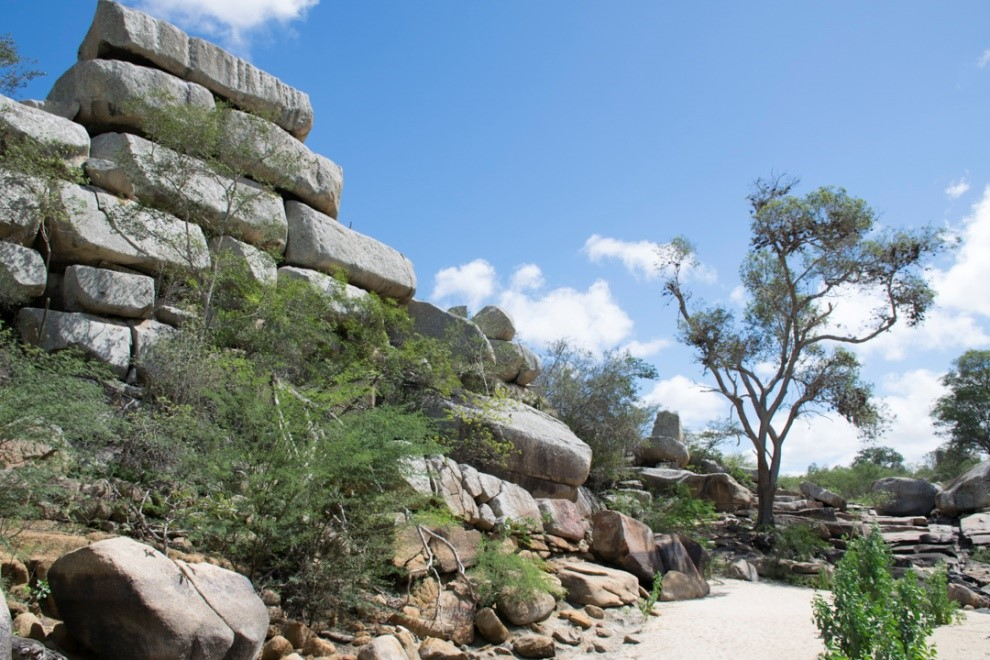
%> input picture imagem_03.jpg, 990 x 660 px
$ octave questao_03.m   (GNU Octave 9; MATLAB toolbox functions it lacks are replaced by stand-ins)
%> lines starting %> are read from the running program, lines starting %| are printed output that depends on the picture; in (x1, y1, x2, y2) boxes, pixels count from 0 and x2, y2 are one past the last pixel; in counts of white or black regions, pixels touching at a corner belong together; the program's own positions count from 1
pkg load image;
img = imread("imagem_03.jpg");
%> img is the input picture: size 660x990x3 uint8; mean R, G, B 121.9, 138, 146.1
l = rgb2gray(img);
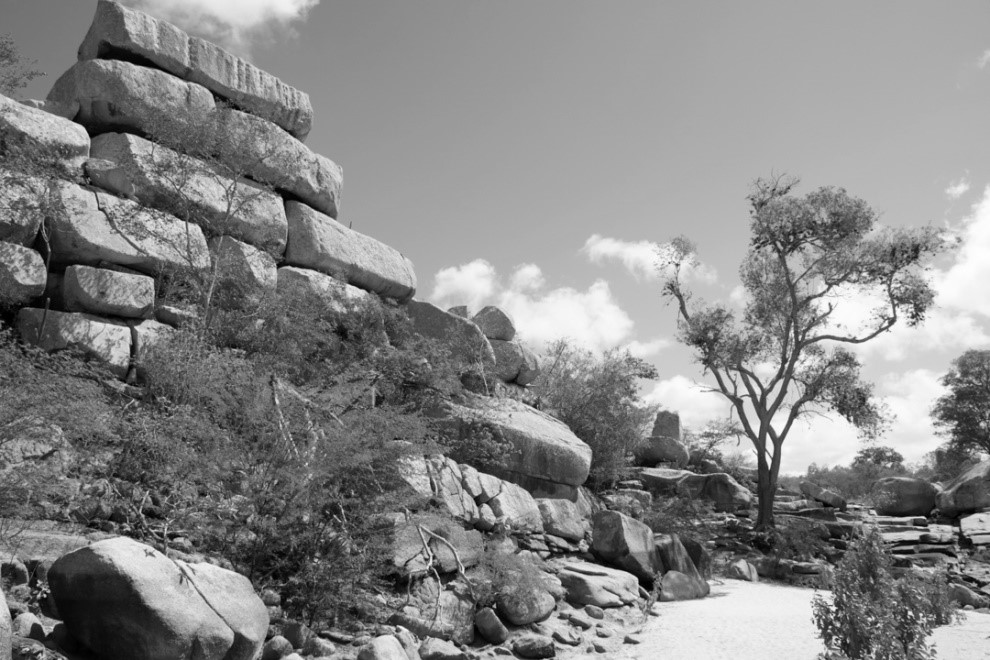
%> l: size 660x990 uint8; min 0, max 255, mean 134.1

l1 = edge(l, 'Sobel', [], 'horizontal');
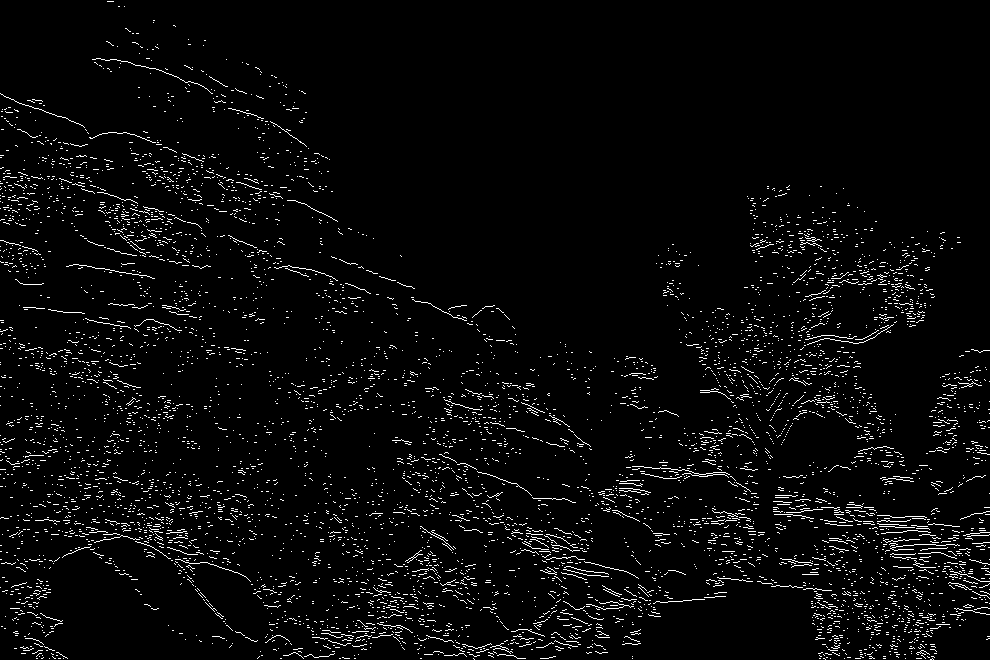
%> l1: size 660x990 logical; 3.6% white in thin lines or dots
figure, imshow(l1);

l2 = edge(l, 'Sobel', [], 'vertical');
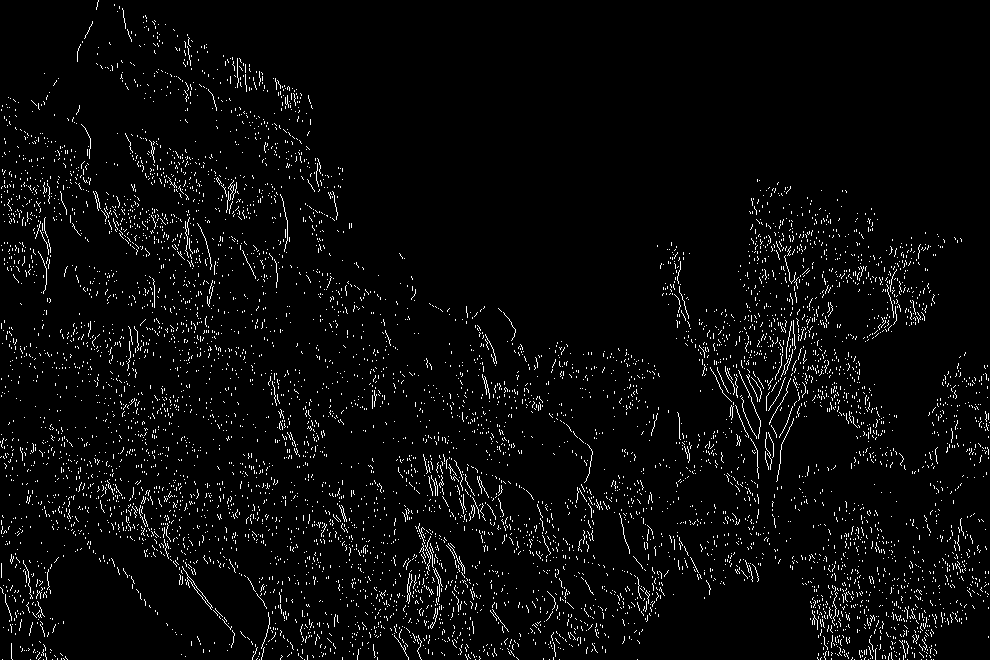
%> l2: size 660x990 logical; 3.6% white in thin lines or dots
figure, imshow(l2);

l3 = edge(l, 'Sobel', [], 'both');
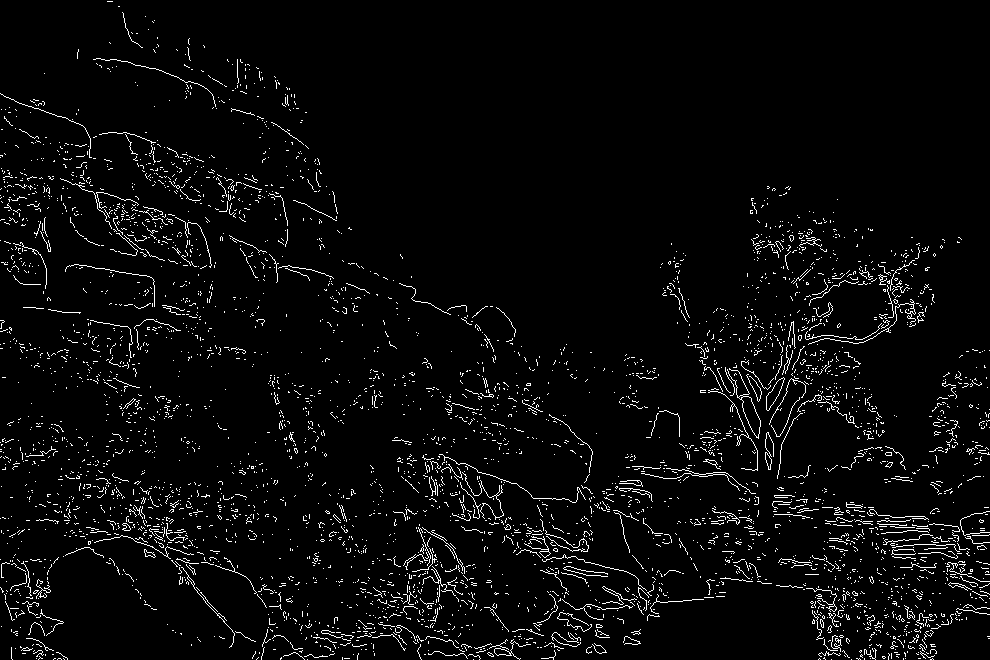
%> l3: size 660x990 logical; 3.8% white in thin lines or dots
figure, imshow(l3);

$ run again, with imagem_01.jpg copied over imagem_03.jpg
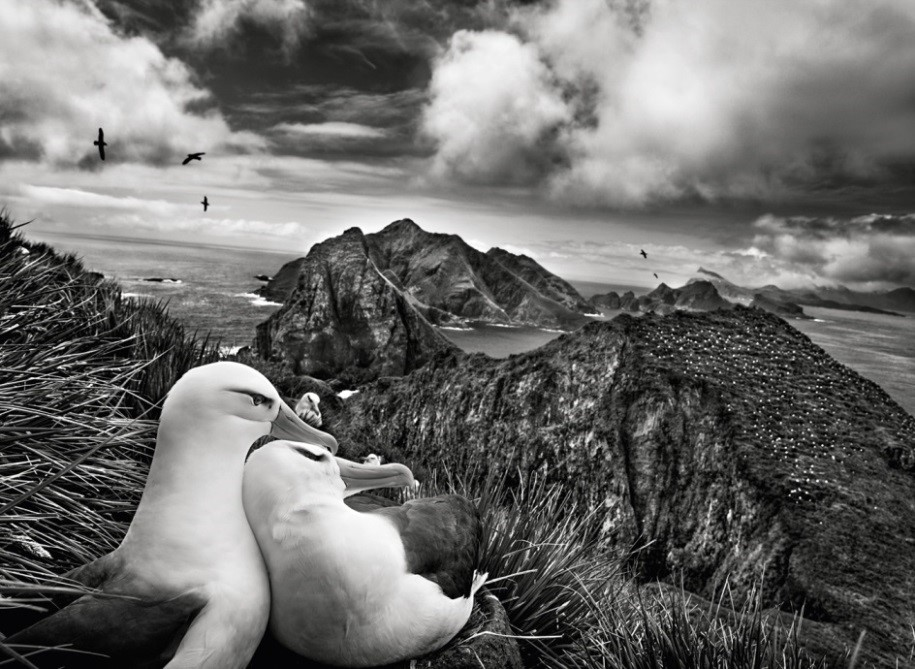
%> input picture imagem_01.jpg, 915 x 669 px
%> img is the input picture: size 669x915x3 uint8; mean R, G, B 108.4, 108, 106.5
%> `l1 = edge(l, 'Sobel', [], 'horizontal');`:
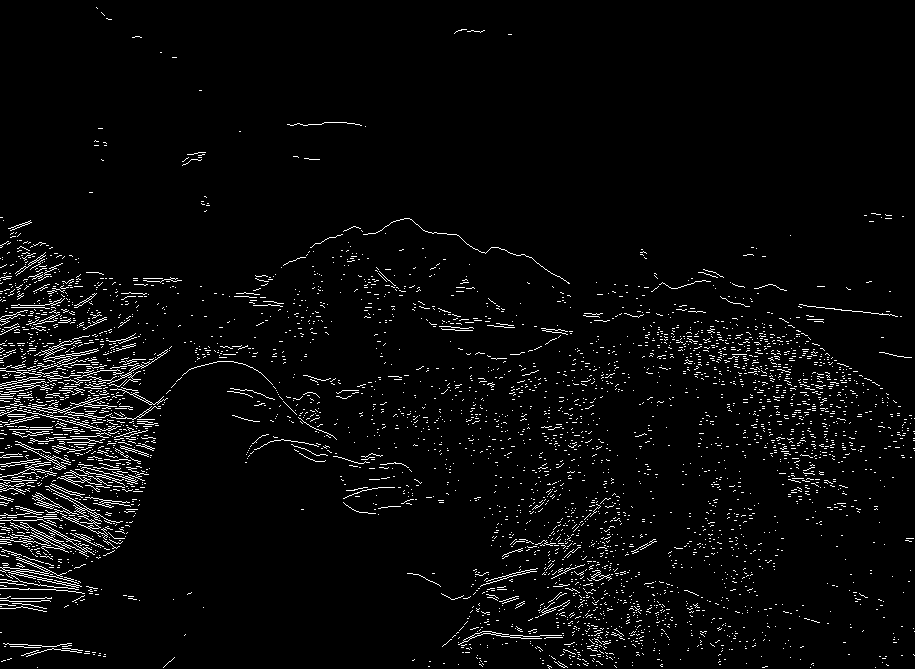
%> l1: size 669x915 logical; 3.5% white in thin lines or dots
%> l2: size 669x915 logical; 3.7% white in thin lines or dots
%> `l3 = edge(l, 'Sobel', [], 'both');`:
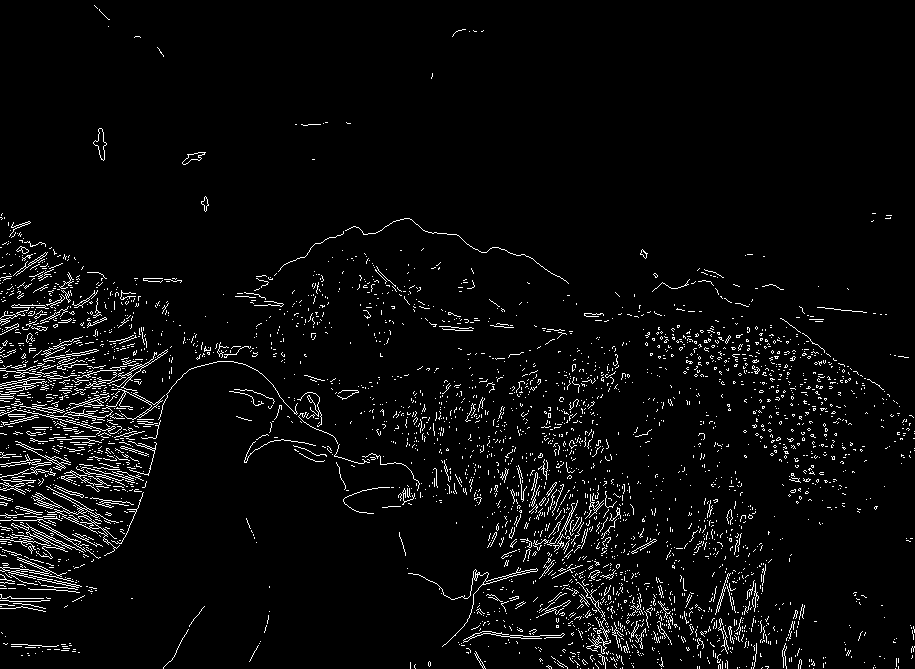
%> l3: size 669x915 logical; 4% white in thin lines or dots

$ run again, with imagem_02.jpg copied over imagem_03.jpg
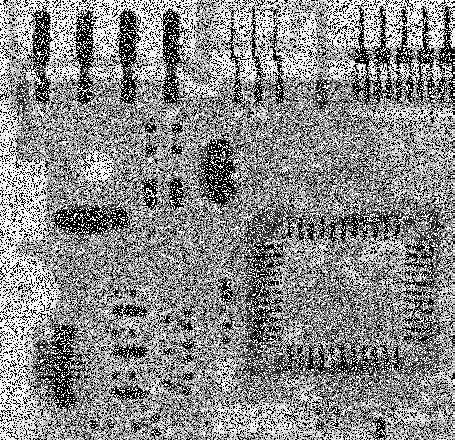
%> input picture imagem_02.jpg, 455 x 440 px
%> img is the input picture: size 440x455 uint8; min 0, max 255, mean 138.2
%> `l1 = edge(l, 'Sobel', [], 'horizontal');`:
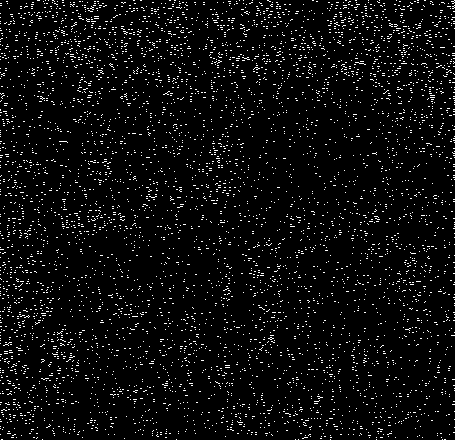
%> l1: size 440x455 logical; 4.7% white in thin lines or dots
%> l2: size 440x455 logical; 4.8% white in thin lines or dots
%> `l3 = edge(l, 'Sobel', [], 'both');`:
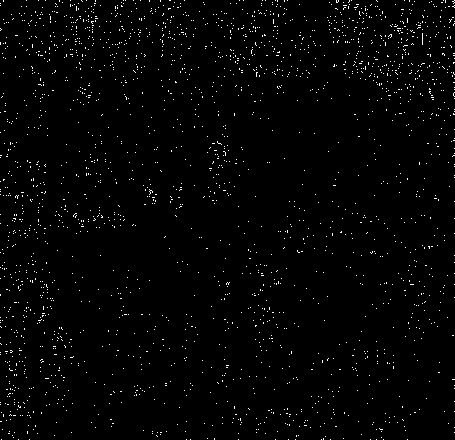
%> l3: size 440x455 logical; 1.6% white in thin lines or dots

$ run again, with imagem_05.jpg copied over imagem_03.jpg
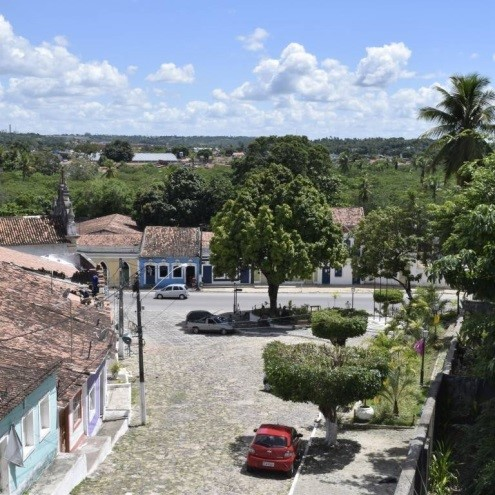
%> input picture imagem_05.jpg, 495 x 495 px
%> img is the input picture: size 495x495x3 uint8; mean R, G, B 128.1, 134.6, 137.1
%> `l1 = edge(l, 'Sobel', [], 'horizontal');`:
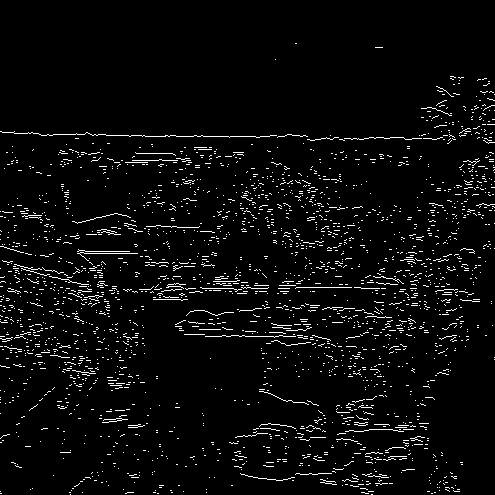
%> l1: size 495x495 logical; 4.1% white in thin lines or dots
%> l2: size 495x495 logical; 3.9% white in thin lines or dots
%> `l3 = edge(l, 'Sobel', [], 'both');`:
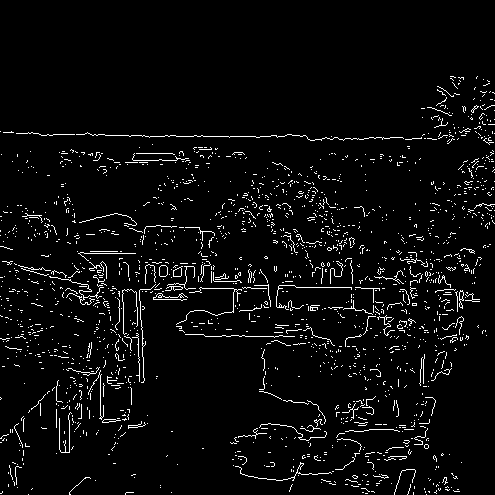
%> l3: size 495x495 logical; 4.2% white in thin lines or dots, all inside (x1, y1, x2, y2) = (0, 76, 495, 495)
